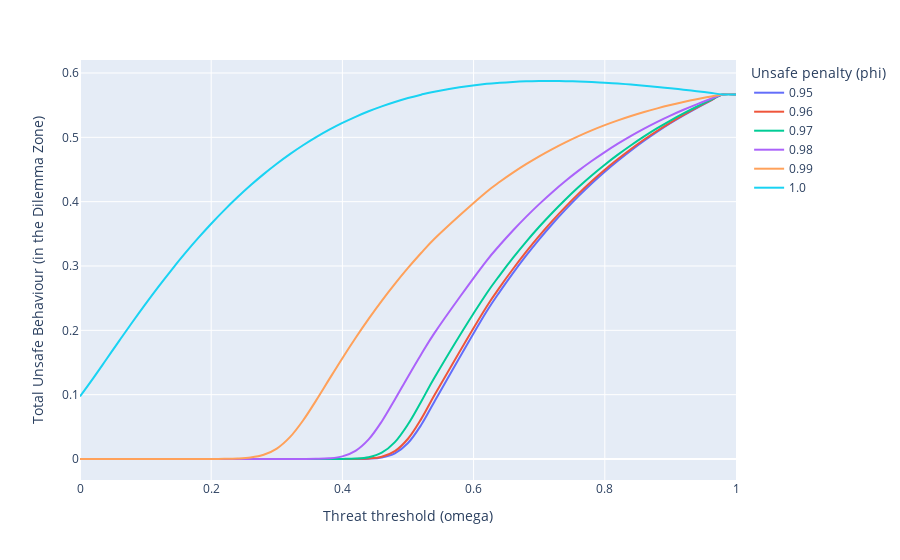

Here is the notebook cell this chart was saved with:
### Code cell
fig = px.line(plot_data, x="severity", y="AU_frequency", color="phi_h_s", line_shape='spline')

fig.update_layout(xaxis_title='Threat threshold (omega)',
                   yaxis_title='Total Unsafe Behaviour (in the Dilemma Zone)',
                   legend_title='Unsafe penalty (phi)')
